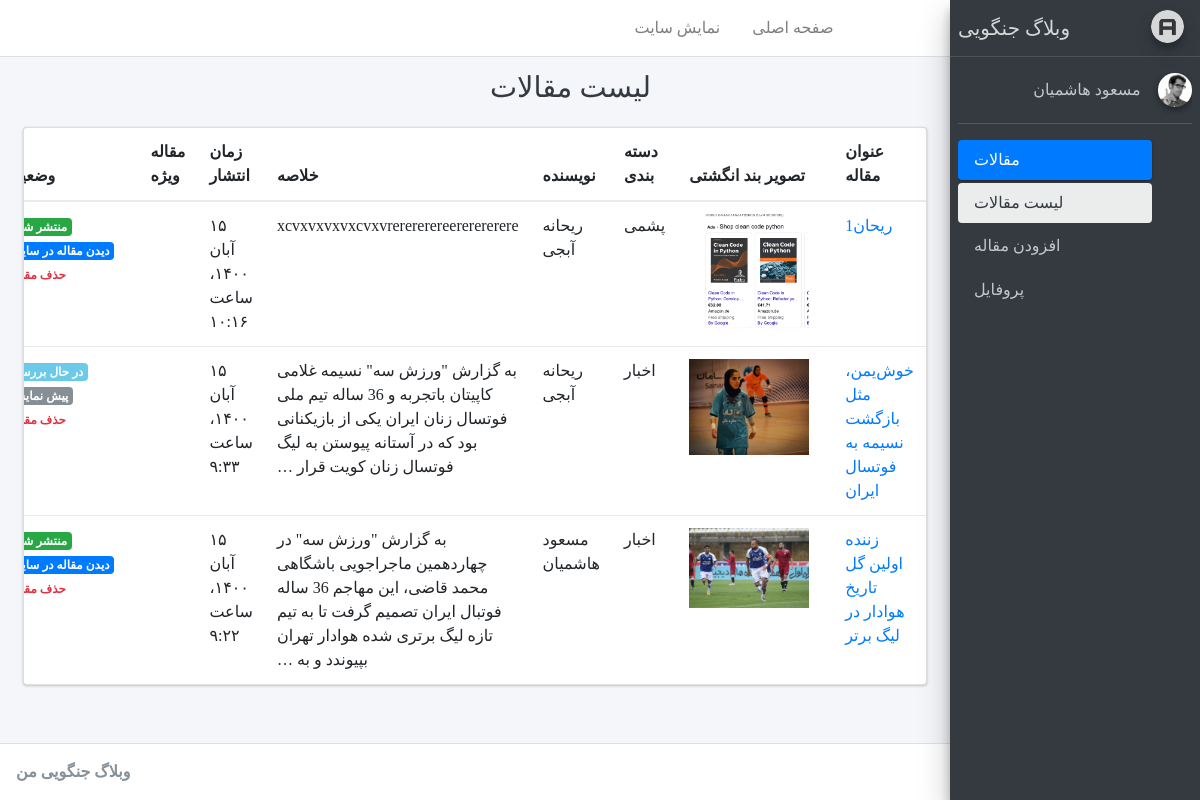
Page /account/ (signed in) on the earlier database version.
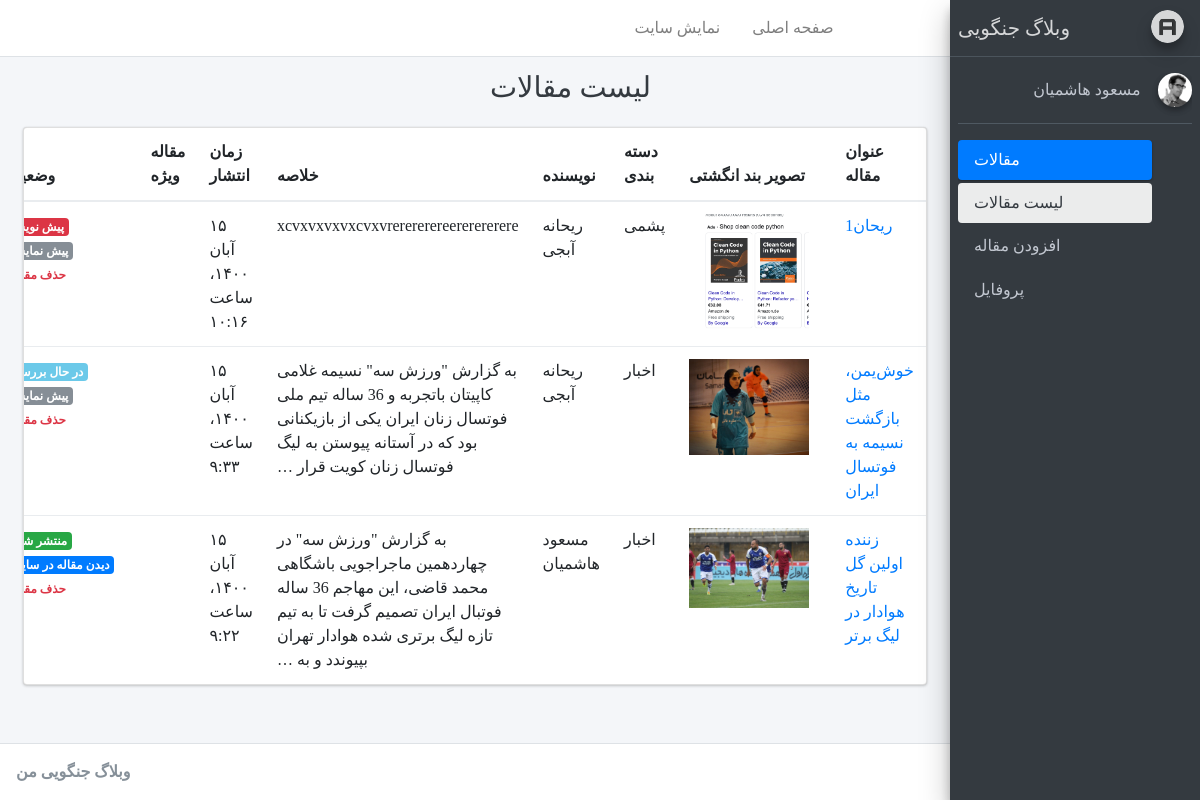
Same page on the later database version.
### account/models.py (models this page shows)
class User(AbstractUser):
    email = models.EmailField(unique=True,verbose_name='ایمیل')
    is_author = models.BooleanField(default=False,verbose_name="وضعیت نویسنده")
    special_user = models.DateTimeField(default=timezone.now , verbose_name="کاربر ویژه تا")
    def is_special_user(self):
        if self.special_user > timezone.now():
            return True
        else:
            return False
    is_special_user.boolean = True
    is_special_user.short_description = 'وضعیت کاربر ویژه'

### blog/models.py (models this page shows, shortened)
class Article(models.Model):
    STATUS_CHOICES = (
        ('d','پیش نویس'),       #draft
        ('p','منتشر شده'),      #publish
        ('i','در حال بررسی'),   #investigation
        ('b','برگشت داده‌شده'),  #back
    )
    author = models.ForeignKey(User, null=True, on_delete=models.SET_NULL,related_name='articles',verbose_name='نویسنده')
    title = models.CharField(max_length=200,verbose_name = "عنوان مقاله")
    slug = models.SlugField(max_length=100,unique=True,verbose_name = "آدرس مقاله")
    category = models.ManyToManyField(Category,verbose_name='دسته‌بندی',related_name="articles")
    description = models.TextField(verbose_name = "محتوا")
    thumbnail = models.ImageField(upload_to="images",verbose_name = "تصویر")
    publish = models.DateTimeField(default=timezone.now,verbose_name = "زمان انتشار")
    created = models.DateTimeField(auto_now_add=True)
    updated = models.DateTimeField(auto_now=True)
    is_special = models.BooleanField(default=False,verbose_name="مقاله ویژه")
    status = models.CharField(max_length=1,choices=STATUS_CHOICES,verbose_name = "وضعیت")
    class Meta:
        verbose_name = "مقاله"
        verbose_name_plural = "مقالات"
        ordering = ['-publish']
    def jpublish(self):
        return jalali_converter(self.publish)
    jpublish.short_description = "زمان انتشار"
    def thumbnail_tag(self):
        return format_html("<img width=100 height=70 style='border-radius: 5px;' src='{}'>".format(self.thumbnail.url))
    thumbnail_tag.short_description = "عکس"
    def category_to_str(self):
        return "، ".join([category.title for category in self.category.active()])
    category_to_str.short_description = "دسته‌بندی"
    objects = ArticleManager()

class Category(models.Model):
    parent = models.ForeignKey('self',default=None,null=True,blank=True,on_delete=models.SET_NULL,related_name='children',verbose_name="زیر دسته")
    title = models.CharField(max_length=200,verbose_name = "عنوان دسته‌بندی")
    slug = models.SlugField(max_length=100,unique=True,verbose_name = "آدرس دسته‌بندی")
    status = models.BooleanField(default=True,verbose_name="آیا نمایش داده شود؟")
    position = models.IntegerField(verbose_name="پوزیشن")
    class Meta:
        verbose_name = "دسته‌بندی"
        verbose_name_plural = "دسته‌بندی‌ها"
        ordering = ['parent__id','position']
    objects = CategoryManager()

### account/views.py (the view)
# urls.py: path('',ArticleList.as_view(),name="home"),
class ArticleList(AuthorsAccessMixin, ListView):
    template_name = "registration/home.html"
    def get_queryset(self):
        if self.request.user.is_superuser:
            return Article.objects.all()
        else:
            return Article.objects.filter(author=self.request.user)

### account/mixins.py (called while the page is built)
    def dispatch(self, request, *args, **kwargs):
        if request.user.is_authenticated:
                if request.user.is_superuser or request.user.is_author:
                    return super().dispatch(request, *args, **kwargs)
                else:
                    return redirect("account:profile")
        else:
            return redirect("login")

### blog/models.py (called while the page is built)
    def active(self):
        return self.filter(status=True)

### blog/templatetags/blog_tags.py (called while the page is built)
@register.inclusion_tag("registration/partials/link.html")
def link(request,link_name,content,classes):
    return {
        "request" : request,
        "link_name" : link_name,
        "link" : "account:{}".format(link_name),
        "content" : content ,
        "classes" : classes ,
    }

### extensions/jalali.py (called while the page is built)
    def persian_tuple(self):
        return self.persian_year, self.persian_month, self.persian_day

### extensions/utils.py (called while the page is built)
def persian_number_converter(mystr):
    numbers = {
        "1": "۱",
        "2": "۲",
        "3": "۳",
        "4": "۴",
        "5": "۵",
        "6": "۶",
        "7": "۷",
        "8": "۸",
        "9": "۹",
        "0": "۰",
    }
    for e,p in numbers.items():
        mystr = mystr.replace(e,p)
    return mystr

def jalali_converter(time):
    jmonth = ["فروردین", "اردیبهشت", "خرداد", "تیر", "مرداد", "شهریور", "مهر", "آبان", "آذر","دی", "بهمن", "اسفند"]
    time = timezone.localtime(time)
    time_to_str = "{},{},{}".format(time.year,time.month,time.day)
    time_to_tuple = jalali.Gregorian(time_to_str).persian_tuple()
    time_to_list = list(time_to_tuple)
    output = "{} {} {}، ساعت {}:{}".format(
        time_to_list[2],
        jmonth[time_to_list[1]-1],
        time_to_list[0],
        time.hour,
        time.minute
    )
    return persian_number_converter(output)

### templates/registration/home.html
{% extends 'registration/base.html' %}
{% block title %}{% block title-meta %}
    لیست مقالات
{% endblock %}{% endblock %}
{% block main %}
 <div class="row">
  {% if object_list %}
    <div class="col-12">
      <div class="card">
        <div class="card-body table-responsive p-0">
          <table class="table table-hover">
            <thead>
              <tr>
                <th>عنوان مقاله</th>
                <th>تصویر بند انگشتی</th>
                <th>دسته بندی</th>
                <th>نویسنده</th>
                <th>خلاصه</th>
                <th>زمان انتشار</th>
                <th>مقاله ویژه</th>
                <th>وضعیت</th>
              </tr>
            </thead>
            <tbody>
              {% for article in object_list %}
                <tr>
                    <td>
                      {% if article.status in 'bd'|make_list or user.is_superuser %}
                        <a href="{% url 'account:article-update' article.pk %}">{{article.title}}</a>
                      {% else %}
                        {{article.title}}
                      {% endif %}
                    </td>
                    <td><img src="{{article.thumbnail.url}}" width="120"></td>
                    <td>{{article.category_to_str}}</td>
                    <td>{{article.author.get_full_name}}</td>
                    <td>{{article.description|striptags|truncatewords:30}}</td>
                    <td>{{article.jpublish}}</td>
                    <td>
                      {% if article.is_special %}
                        <i class="fa fa-check-circle" style="color: green;"></i>
                      {% else %}
                        <i class="fa fa-minus-circle" style="color: red;"></i>
                      {% endif %}
                    </td>
                    <td>
                        {% if article.status == 'p' %}
                        <span class="badge badge-success">منتشر شده</span>
                        <a target="_blank" class="badge badge-primary" href="{% url 'blog:detail' article.slug %}">دیدن مقاله در سایت</a>
                        {% elif article.status == 'i' %}
                        <span class="badge" style="background-color: #1daddda6;">در حال بررسی</span>
                          {% if user.is_superuser %}
                            <div>
                              <a target="_blank" class="badge badge-secondary" href="{% url 'blog:preview' article.pk %}">پیش نمایش</a>
                            </div>
                          {% endif %}
                        {% else %}
                          {% if article.status == 'd' %}
                          <div class="badge badge-danger">پیش نویس</div>
                          <div>
                          {% else %}
                          <div class="badge badge-warning">برگشت‌داده‌شده</div>
                          {% endif %}
                          <a target="_blank" class="badge badge-secondary" href="{% url 'blog:preview' article.pk %}">پیش نمایش</a>
                          </div>
                        {% endif %}
                        {% if user.is_superuser %}
                          <a class="badge text-danger" href="{% url 'account:article-delete' article.pk %}">حذف مقاله</a>
                        {% endif %}
                    </td>
                </tr>
              {% endfor %}
            </tbody>
          </table>
        </div>
      </div>
    </div>
  {% else %}
    <h3>محتوایی برای نمایش وجود ندارد</h3>
  {% endif %}
 </div>
{% endblock %}

### templates/registration/base.html (shortened to what this page needs)
{% load static %}
<!DOCTYPE html>
<html>
<head>
  <link rel="stylesheet" href="{% static 'registration/adminlte/plugins/fontawesome-free/css/all.min.css' %}">
  <link rel="stylesheet" href="https://code.ionicframework.com/ionicons/2.0.1/css/ionicons.min.css">
  <link rel="stylesheet" href="{% static 'registration/adminlte/plugins/tempusdominus-bootstrap-4/css/tempusdominus-bootstrap-4.min.css' %}">
  <link rel="stylesheet" href="{% static 'registration/adminlte/plugins/icheck-bootstrap/icheck-bootstrap.min.css' %}">
  <link rel="stylesheet" href="{% static 'registration/adminlte/plugins/jqvmap/jqvmap.min.css' %}">
  <link rel="stylesheet" href="{% static 'registration/adminlte/assets/css/adminlte.min.css' %}">
  <link rel="stylesheet" href="{% static 'registration/adminlte/plugins/overlayScrollbars/css/OverlayScrollbars.min.css' %}">
  <link rel="stylesheet" href="{% static 'registration/adminlte/plugins/daterangepicker/daterangepicker.css' %}">
  <link rel="stylesheet" href="{% static 'registration/adminlte/plugins/summernote/summernote-bs4.css' %}">
  <link rel="stylesheet" href="https://cdn.rtlcss.com/bootstrap/v4.2.1/css/bootstrap.min.css">
  <link rel="stylesheet" href="{% static 'registration/adminlte/assets/css/custom.css' %}">
</head>
<body class="hold-transition sidebar-mini layout-fixed">
<div class="wrapper">
  <nav class="main-header navbar navbar-expand navbar-white navbar-light">
    <ul class="navbar-nav">
      <li class="nav-item">
        <a class="nav-link" data-widget="pushmenu" href="#"><i class="fas fa-bars"></i></a>
      </li>
      <li class="nav-item d-none d-sm-inline-block">
        <a href="{% url 'account:home' %}" class="nav-link">صفحه اصلی</a>
      </li>
      <li class="nav-item d-none d-sm-inline-block">
        <a href="{% url 'blog:home' %}" target="_blank" class="nav-link">نمایش سایت</a>
      </li>
    </ul>
    <ul class="navbar-nav mr-auto-navbav">
      <li class="nav-item">
        <a class="nav-link" data-widget="control-sidebar" data-slide="true" href="{% url 'logout' %}">
          <i class="fas fa-sign-out-alt"></i>
        </a>
      </li>
    </ul>
  </nav>
  {% include 'registration/sidebar.html' %}
  <div class="content-wrapper">
    <div class="content-header">
      <div class="container-fluid">
        <div class="row mb-2">
          <div class="col-sm-6">
            <h1 class="m-0 text-dark">{% block title %}عنوان صفحه{% endblock %}</h1>
          </div>
        </div>
      </div>
    </div>
    <section class="content">
      <div class="container-fluid">
      {% block main %}
      {% endblock %}
      </div>
    </section>
  </div>
  <footer class="main-footer">
    <strong>وبلاگ جنگویی من</strong>
  </footer>
</div>
</body>
</html>

### templates/registration/sidebar.html (shortened to what this page needs)
  {% load static %}
  {% load blog_tags %}
  <aside class="main-sidebar sidebar-dark-primary elevation-4">
    <a href="index3.html" class="brand-link">
      <img src="{% static 'registration/adminlte/assets/img/AdminLTELogo.png' %}" alt="AdminLTE Logo" class="brand-image img-circle elevation-3"
           style="opacity: .8">
      <span class="brand-text">وبلاگ جنگویی</span>
    </a>
    <div class="sidebar">
      <div class="user-panel mt-3 pb-3 mb-3 d-flex">
        <div class="image">
          <img src="{% static 'registration/adminlte/assets/img/user2-160x160.jpg' %}" class="img-circle elevation-2" alt="User Image">
        </div>
        <div class="info">
          <a href="#" class="d-block">{{user.get_full_name}}</a>
        </div>
      </div>
      <nav class="mt-2">
        <ul class="nav nav-pills nav-sidebar flex-column" data-widget="treeview" role="menu" data-accordion="false">
          {% if usr.is_superuser or user.is_author %}
          <li class="nav-item has-treeview menu-open">
            <a href="#" class="nav-link active">
              <i class="nav-icon fas fa-tachometer-alt"></i>
              <p>
                مقالات
                <i class="right fas fa-angle-left"></i>
              </p>
            </a>
            <ul class="nav nav-treeview">
              <li class="nav-item">
                {% link request 'home' 'لیست مقالات' 'fa-list' %}
              </li>
              <li class="nav-item">
                  {% link request 'article-create' 'افزودن مقاله' 'fa-edit' %}
              </li>
            </ul>
          </li>
          {% endif %}
          <li class="nav-item">
            {% link request 'profile' 'پروفایل' 'fas fa-th' %}
          </li>
        </ul>
      </nav>
    </div>
  </aside>

### templates/registration/partials/link.html
<a href="{% url link %}"
    class="nav-link
    {% if request.resolver_match.url_name == link_name %}
        active
    {% endif %}"
>
    <i class="fa {{classes}} nav-icon"></i>
    <p>{{content}}</p>
  </a>

### static/registration/adminlte/assets/css/custom.css (style rules this page uses)
body { font-family: Sahel !important; }
* { direction: rtl !important; }
.layout-fixed .main-sidebar { right: 0; }
.brand-image { float: right; }
.content-wrapper, .main-footer, .main-header { margin-left: 0px; margin-right: 250px; }
.mr-auto-navbav { margin-right: auto!important; }
.navbar-expand .navbar-nav .nav-link { padding-right: 1rem; padding-left: 1rem; }
.nav-sidebar .nav-link>.right, .nav-sidebar .nav-link>p>.right { left: 1rem; right: auto; }

Differences in the rows shown:
changed Article "ریحان1": status "منتشر… دیدن مقاله در…" → "پیش… پیش…"
